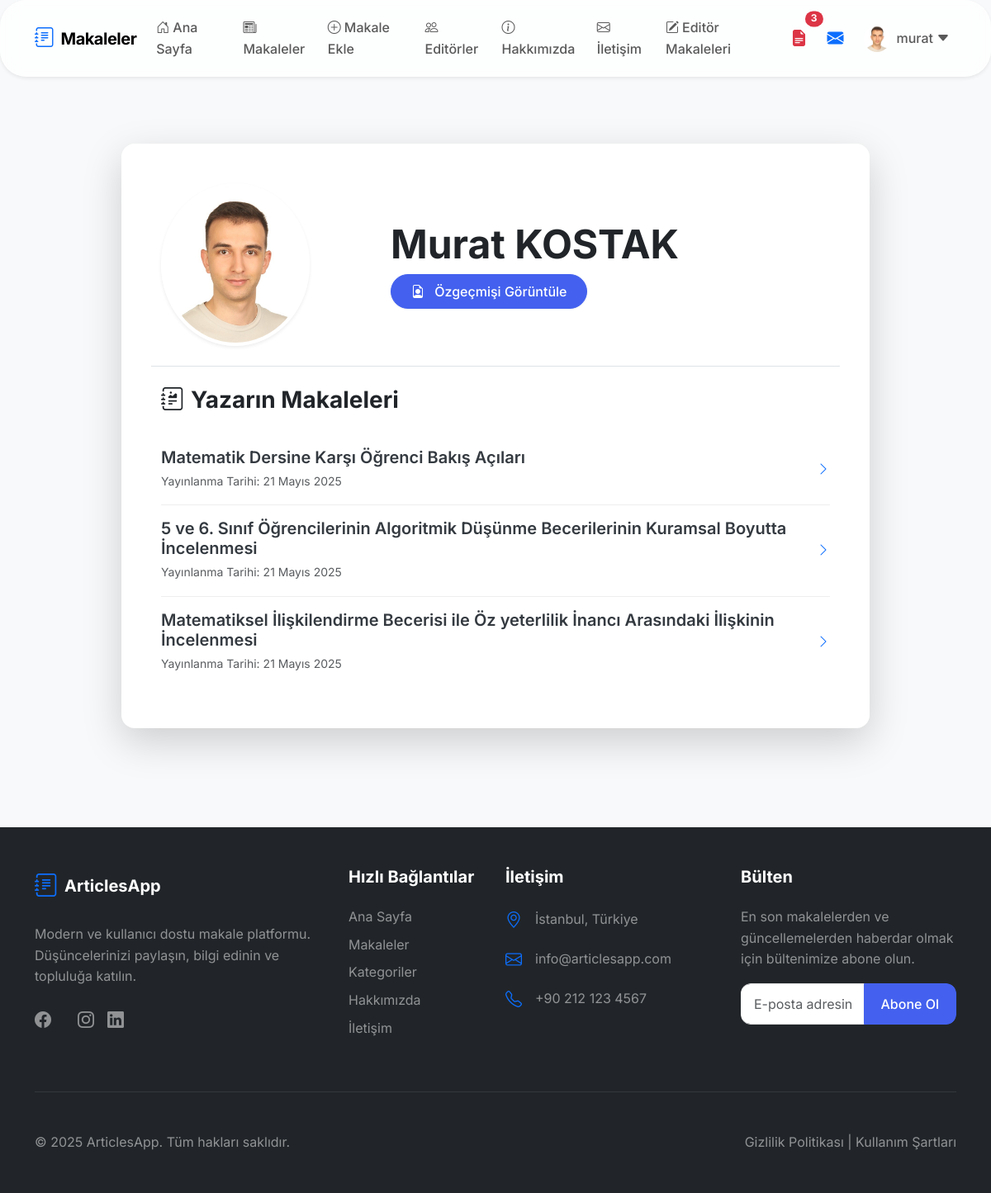
/account/author/1/ (signed in), run on an earlier commit of the app's database.
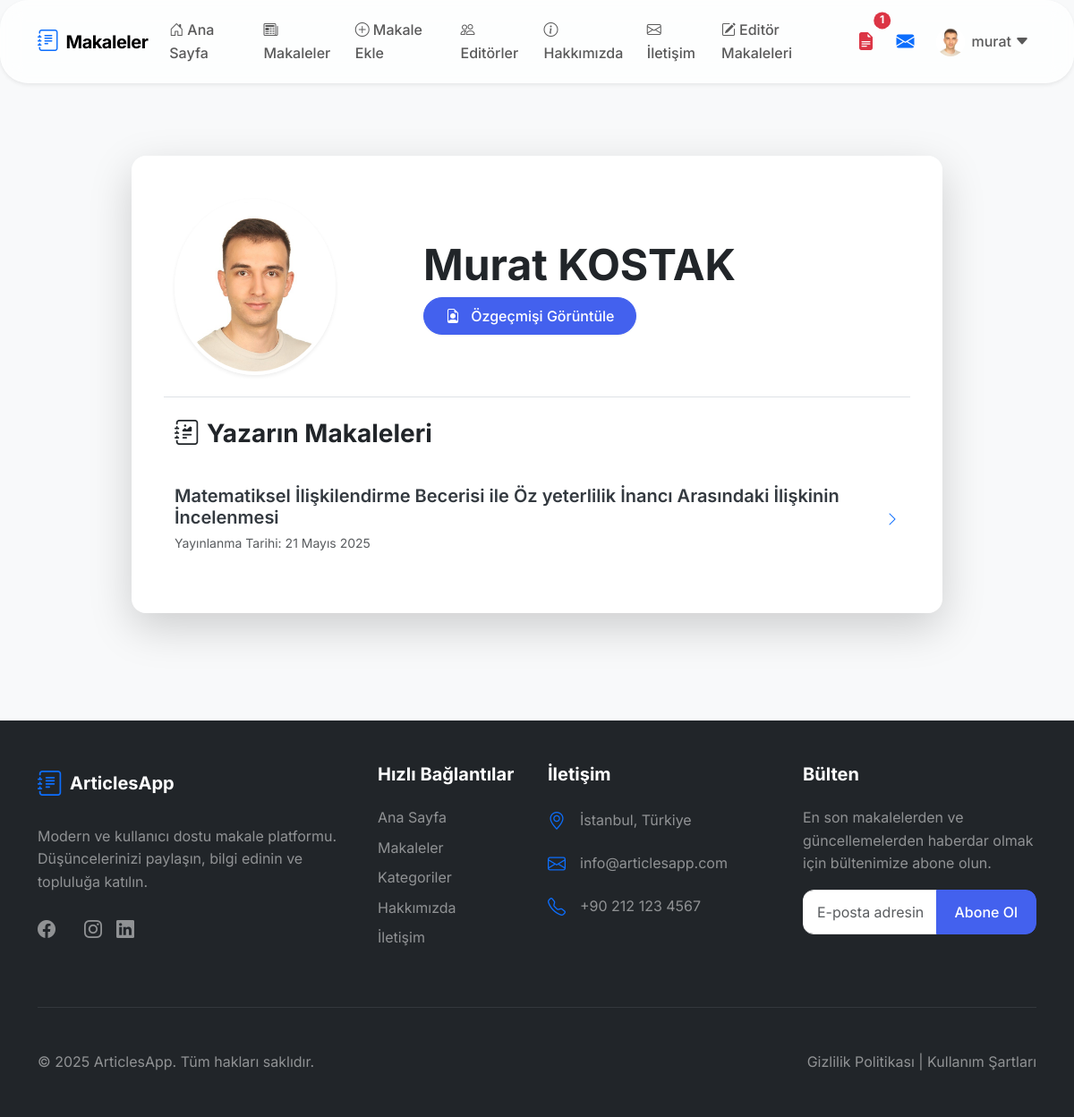
And on a later commit of the database.
### articles/models.py (models this page shows, shortened)
class Article(models.Model):
    title = models.CharField(max_length=200)
    description = models.TextField()
    image = models.ImageField(upload_to='articles', blank=True, null=True)
    file = models.FileField(
        upload_to=article_file_upload_to,
        blank=True,
        null=True,
        validators=[validate_pdf]
    )
    date = models.DateField(auto_now=True)
    isHome = models.BooleanField(default=False)
    slug = models.SlugField(null=False, blank=True, unique=True)
    categories = models.ManyToManyField("Category")
    author = models.ForeignKey(User, on_delete=models.CASCADE, null=True, blank=True)
    admin_note = models.TextField(blank=True, null=True)
    created_at = models.DateTimeField(auto_now_add=True)
    updated_at = models.DateTimeField(auto_now=True)
    is_admin_note_read_by_author = models.BooleanField(default=True)
    keywords = models.TextField(
        help_text="Anahtar kelimeleri virgülle ayırarak girin",
        blank=True,
        null=True
    )
    class Meta:
        ordering = ['-updated_at']

### account/views.py (the view)
# urls.py: path('author/<int:author_id>/', views.author_detail, name='author_detail'),
def author_detail(request, author_id):
    try:
        author = Author.objects.get(id=author_id, is_approved=True)
    except Author.DoesNotExist:
        messages.error(request, "Yazar bulunamadı veya onaylanmamış.")
        return redirect('account:authors_list')
    articles = Article.objects.filter(author=author.user, isHome=True)
    return render(request, 'account/author-detail.html', {'author': author, 'articles': articles})

### account/context_processors.py (called while the page is built)
def user_context(request):
    context = {}
    if request.user.is_authenticated:
        if request.user.is_superuser:
            context['is_admin'] = True
            context['draft_articles_count'] = Article.objects.filter(isHome=False).count()
        if hasattr(request.user, 'author') and request.user.author.editor_article:
            context['is_editor'] = True
            context['editor_draft_articles_count'] = Article.objects.filter(isHome=False).count()
    return context

### account/models.py (called while the page is built)
    @property
    def full_name(self):
        return f"{self.user.first_name} {self.user.last_name}"

### articles/context_processors.py (called while the page is built, shortened)
def unread_admin_notes_count(request):
    if request.user.is_authenticated:
        count = Article.objects.filter(author=request.user, is_admin_note_read_by_author=False).count()
        return {'unread_admin_notes_count': count}
    return {'unread_admin_notes_count': 0}

def admin_notifications(request):
    return {
        'unread_messages_count': 0,
        'draft_articles_count': 0
    }

### account/templates/account/author-detail.html (shortened to what this page needs)
{% extends 'layout.html' %}
{% load static %}
{% block css_file %}
<link rel="stylesheet" href="{% static 'account/css/style.css' %}">
<link rel="stylesheet" href="{% static 'articles/css/style.css' %}">
{% endblock %}
{% block content %}
<div class="container py-5 animate__animated animate__fadeIn">
    <div class="row justify-content-center">
        <div class="col-lg-10">
            <div class="card modern-card shadow-lg slide-up">
                <div class="card-body p-lg-5">
                    <div class="row align-items-center mb-4 pb-4 border-bottom">
                        <div class="col-md-4 text-center text-md-start mb-4 mb-md-0">
                            {% if author.profile_image %}
                                <img src="{{ author.profile_image.url }}" class="rounded-circle shadow-sm img-fluid" width="180" height="180" alt="{{ author.full_name }}" style="object-fit: cover; border: 4px solid #fff;">
                            {% else %}
                                <div class="profile-image-placeholder rounded-circle shadow-sm d-inline-flex align-items-center justify-content-center bg-secondary text-white mx-auto ms-md-0" style="width: 180px; height: 180px; border: 4px solid #fff;">
                                    <i class="bi bi-person-fill" style="font-size: 6rem;"></i>
                                </div>
                            {% endif %}
                        </div>
                        <div class="col-md-8">
                            <h2 class="fw-bold display-5 mb-2">{{ author.full_name|default:author.user.username }}</h2>
                            {% if author.resume %}
                                <a href="{{ author.resume.url }}" target="_blank" class="btn btn-primary rounded-pill px-4 py-2">
                                    <i class="bi bi-file-earmark-person me-2"></i> Özgeçmişi Görüntüle
                                </a>
                            {% endif %}
                        </div>
                    </div>
                    <div class="mt-4">
                        <h3 class="fw-bold mb-4"><i class="bi bi-journal-richtext me-2"></i>Yazarın Makaleleri</h3>
                        {% if articles %}
                            <div class="list-group list-group-flush">
                                {% for article in articles %}
                                    <a href="{% url 'articles:article_details' article.slug %}" class="list-group-item list-group-item-action d-flex justify-content-between align-items-center py-3 px-0 article-list-item">
                                        <div>
                                            <h5 class="mb-1 fw-semibold">{{ article.title }}</h5>
                                            <small class="text-muted">Yayınlanma Tarihi: {{ article.created_at|date:"d F Y" }}</small>
                                        </div>
                                        <i class="bi bi-chevron-right text-primary"></i>
                                    </a>
                                {% endfor %}
                            </div>
                        {% else %}
                            <div class="text-center py-5">
                                <i class="bi bi-journal-x fs-1 text-muted mb-3"></i>
                                <p class="text-muted fs-5">Bu yazar henüz hiç makale yayınlamamış.</p>
                            </div>
                        {% endif %}
                    </div>
                </div>
            </div>
        </div>
    </div>
</div>
{% endblock %}

### templates/partials/_nav.html (shortened to what the changed rows need)
{% load static %}
<nav class="navbar navbar-expand-lg navbar-light bg-white shadow-sm">
  <div class="container">
    <div class="collapse navbar-collapse" id="navbarNav">
      <ul class="navbar-nav">
        {% if user.is_authenticated %}
            {% if user.is_superuser %}
                {% if unread_messages_count > 0 %}
                <li class="nav-item me-2">
                    <a href="{% url 'pages:admin_contact' %}" class="nav-link position-relative">
                        <i class="bi bi-envelope-exclamation-fill fs-5 text-danger"></i>
                        <span class="position-absolute top-0 start-100 translate-middle badge rounded-pill bg-danger" style="z-index: 1; font-size: 0.75em; padding: .3em .6em; min-width: 1.5em; min-height: 1.5em; display: flex; align-items: center; justify-content: center;">
                            {{ unread_messages_count }}
                            <span class="visually-hidden">unread messages</span>
                        </span>
                    </a>
                </li>
                {% endif %}
                {% if draft_articles_count > 0 %}
                <li class="nav-item me-2">
                    <a href="{% url 'articles:article_list' %}" class="nav-link position-relative">
                        <i class="bi bi-file-earmark-text-fill fs-5 text-danger"></i>
                        <span class="position-absolute top-0 start-100 translate-middle badge rounded-pill bg-danger" style="z-index: 1; font-size: 0.75em; padding: .3em .6em; min-width: 1.5em; min-height: 1.5em; display: flex; align-items: center; justify-content: center;">
                            {{ draft_articles_count }}
                            <span class="visually-hidden">draft articles</span>
                        </span>
                    </a>
                </li>
                {% endif %}
            {% else %}
            {% if user.author.editor_article and editor_draft_articles_count > 0 %}
            <li class="nav-item me-2">
                <a href="{% url 'account:editor_articles' %}" class="nav-link position-relative">
                    <i class="bi bi-file-earmark-text-fill fs-5 text-danger"></i>
                    <span class="position-absolute top-0 start-100 translate-middle badge rounded-pill bg-danger" style="z-index: 1; font-size: 0.75em; padding: .3em .6em; min-width: 1.5em; min-height: 1.5em; display: flex; align-items: center; justify-content: center;">
                        {{ editor_draft_articles_count }}
                    </span>
                </a>
            </li>
            {% endif %}
            {% endif %}
        {% endif %}
      </ul>
    </div>
  </div>
</nav>
</body>
</html>

What changed in the data, as far as the page shows it:
removed Article: title "Matematik Dersine Karşı Öğrenci Bakış Açıları", created_at "21 Mayıs 2025"
removed Article: title "5 ve 6. Sınıf Öğrencilerinin Algoritmik Düşünme Becerilerinin Kuramsal Boyutta İncelenmesi", created_at "21 Mayıs 2025"
Also different on the page:
{{ editor_draft_articles_count }}: "3" → "1"
